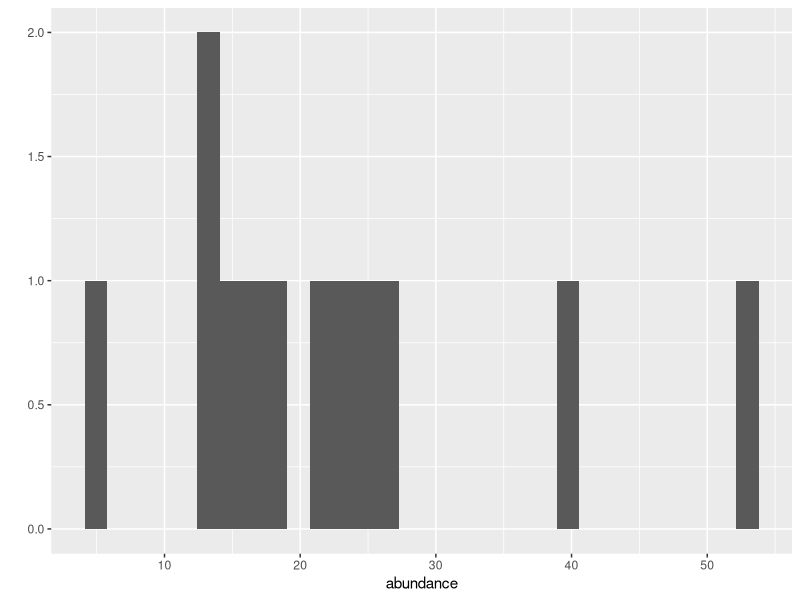
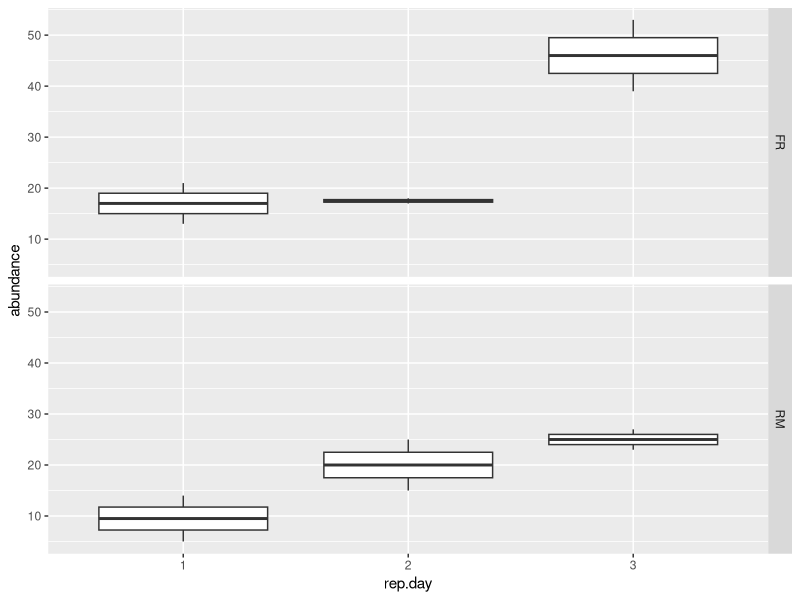
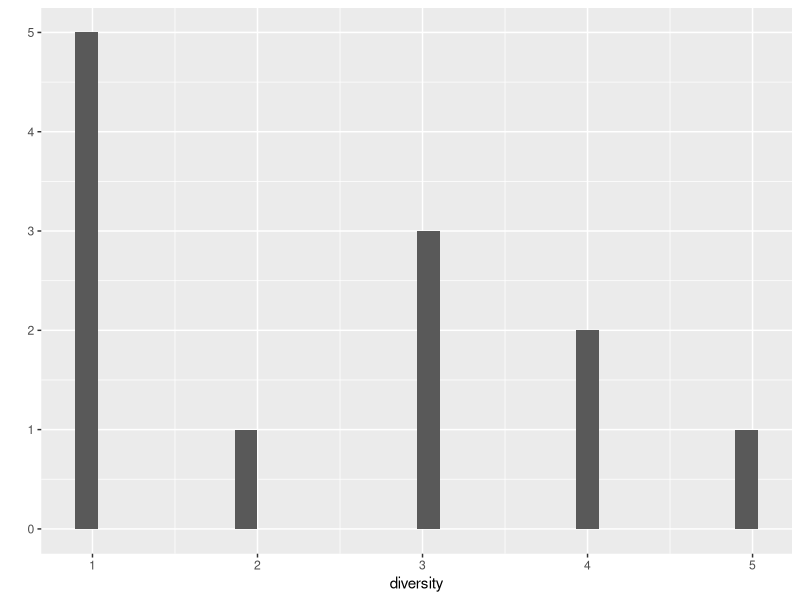
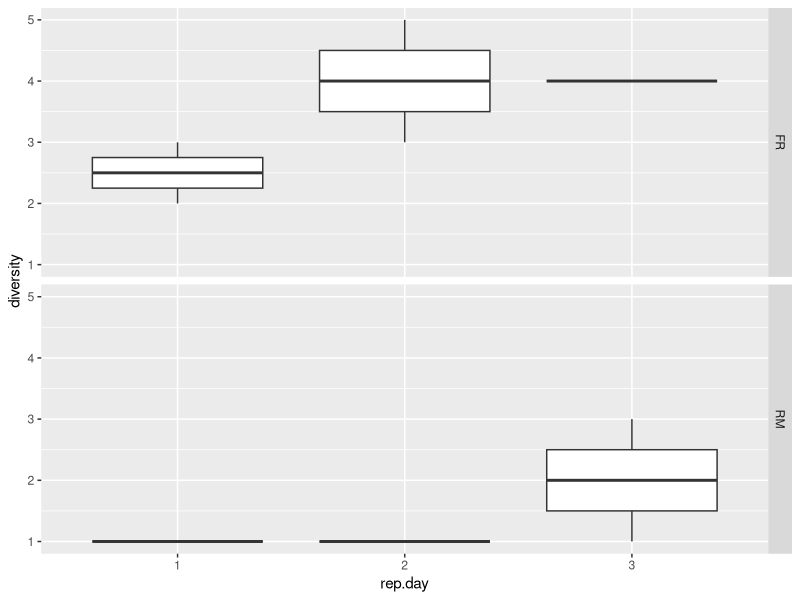
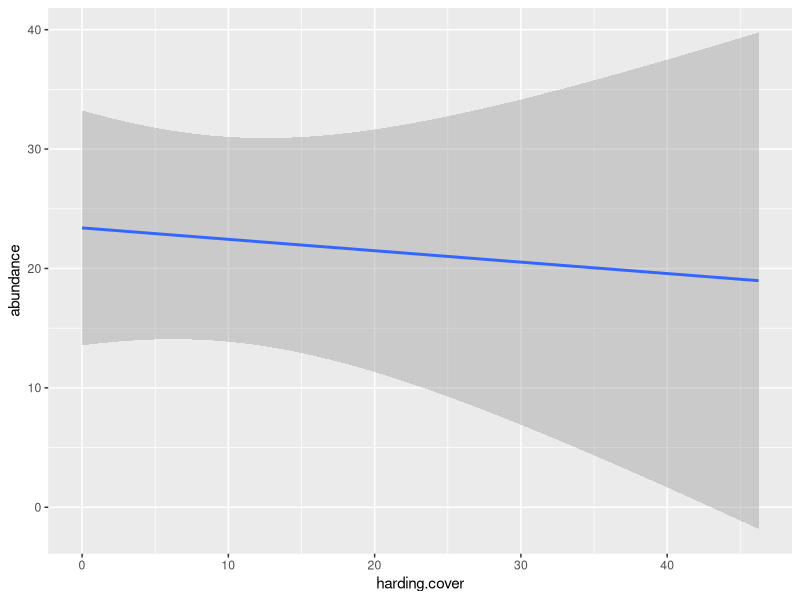
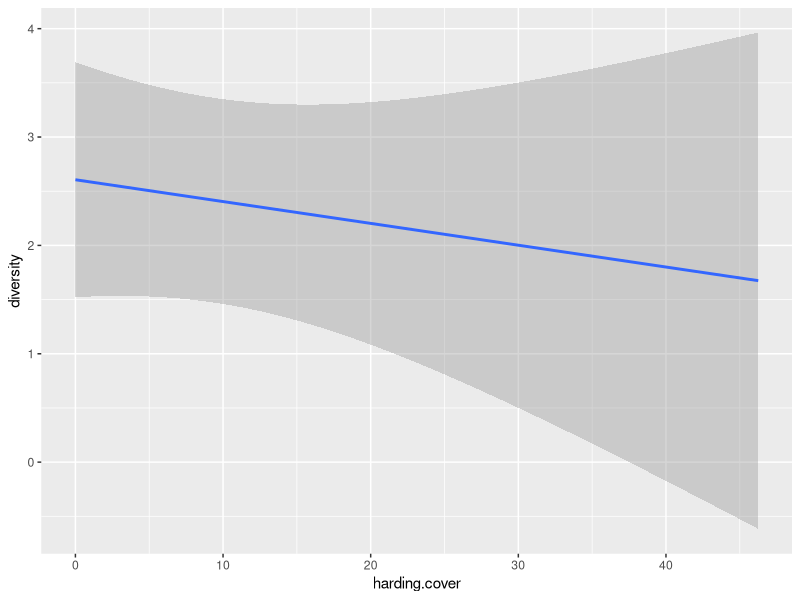

These charts were generated, in order, by the following R code:
## ---- chunk 1
knitr::opts_chunk$set(cache=TRUE)
#library loads ####
library(dplyr)
library(lme4)
library(lattice)
library(latticeExtra)
library(ggplot2)

## ---- chunk 2

#data
data <-read.csv("data/vertebrates.csv")
str(data) #check dataframe
data$rep.day <-as.factor(data$rep.day) #r did not know day was a factor
data$transect <-as.factor(data$transect) #r did not know day was a factor
#str(data)

#visualize####
#base-r
#hist(data$abundance, main="", xlab="abundance")
#bwplot(abundance~rep.day | site, data=data) #lattice package
#hist(data$diversity, main="", xlab="diversity")
#bwplot(diversity~rep.day | site, data=data) #lattice package

#ggplot2
qplot(abundance, data=data)
qplot(rep.day, abundance, data=data, geom="boxplot", facets = site~.)
qplot(diversity, data=data)
qplot(rep.day, diversity, data=data, geom="boxplot", facets = site~.)

#now explore by harding.cover
#base-r
#plot(abundance~harding.cover, data = data)
#abline(lm(abundance~harding.cover, data=data))
#plot(diversity~harding.cover, data = data)
#abline(lm(diversity~harding.cover, data=data))

#lattice
#bwplot(abundance~harding.cover | site, data=data)
#bwplot(diversity~harding.cover | site, data=data)

#ggplots
qplot(harding.cover, abundance, data=data, geom="smooth", method="lm")
qplot(harding.cover, diversity, data=data, geom="smooth", method="lm")

#EDA
m1<-glm(abundance~harding.cover, family=gaussian, data=data)
m1
anova(m1)
pv <- summary(m1)$coefficients[, "Pr(>|t|)"] 
pv

m2<-glm(diversity~harding.cover, family=gaussian, data=data)
m2
anova(m2)
pv <- summary(m2)$coefficients[, "Pr(>|t|)"] 
pv
